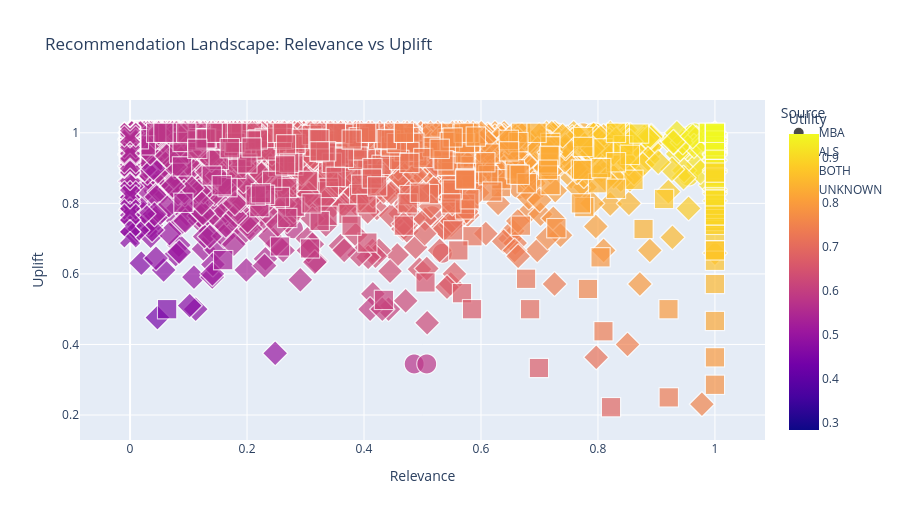
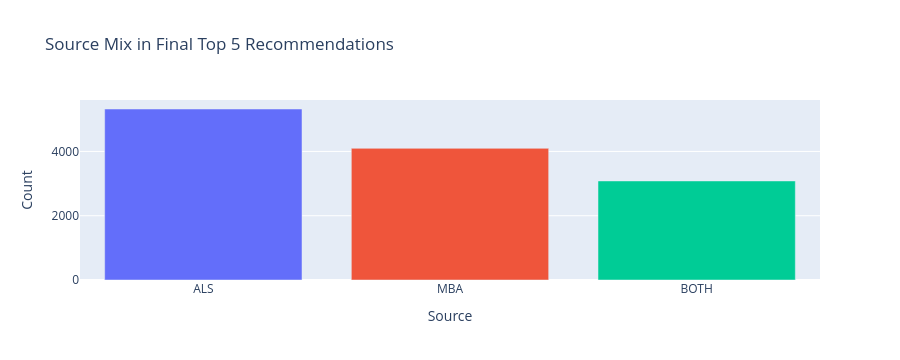

The notebook cell these images were saved under, in order:
### Code cell
sample_size = min(4000, len(scored_candidates))
scatter_sample = scored_candidates.sample(sample_size, random_state=42).copy()
scatter_sample['Source'] = scatter_sample['source_detail'].fillna('UNKNOWN')

fig_scatter = px.scatter(
    scatter_sample,
    x='Relevance',
    y='Uplift',
    color='Utility',
    symbol='Source',
    size='Normalized_Margin',
    hover_data=['household_key', 'COMMODITY_DESC', 'Context'],
    title='Recommendation Landscape: Relevance vs Uplift',
)
fig_scatter.update_layout(height=520)
fig_scatter.show()

top5_source_mix = top5['source_detail'].value_counts().rename_axis('Source').reset_index(name='Count')
fig_source = px.bar(
    top5_source_mix,
    x='Source',
    y='Count',
    color='Source',
    title='Source Mix in Final Top 5 Recommendations',
)
fig_source.update_layout(height=360, showlegend=False)
fig_source.show()

### Figure 1 — Plotly figure (JSON) as saved in the notebook; plotly's stock layout.template omitted (floating-point values rounded to 4 significant figures; data arrays with more than 128 entries replaced by an {"elided": "..."} marker saying what was removed)
{"data": [{"customdata": {"elided": "637x3 mixed values"}, "hovertemplate": "Source=MBA<br>Relevance=%{x}<br>Uplift=%{y}<br>Normalized_Margin=%{marker.size}<br>household_key=%{customdata[0]}<br>COMMODITY_DESC=%{customdata[1]}<br>Context=%{customdata[2]}<br>Utility=%{marker.color}<extra></extra>", "legendgroup": "MBA", "marker": {"color": {"elided": "637 float values"}, "coloraxis": "coloraxis", "size": {"elided": "637 float values"}, "sizemode": "area", "sizeref": 0.0025, "symbol": "circle"}, "mode": "markers", "name": "MBA", "showlegend": true, "type": "scattergl", "x": {"elided": "637 float values"}, "xaxis": "x", "y": {"elided": "637 float values"}, "yaxis": "y"}, {"customdata": {"elided": "2856x3 mixed values"}, "hovertemplate": "Source=ALS<br>Relevance=%{x}<br>Uplift=%{y}<br>Normalized_Margin=%{marker.size}<br>household_key=%{customdata[0]}<br>COMMODITY_DESC=%{customdata[1]}<br>Context=%{customdata[2]}<br>Utility=%{marker.color}<extra></extra>", "legendgroup": "ALS", "marker": {"color": {"elided": "2856 float values"}, "coloraxis": "coloraxis", "size": {"elided": "2856 float values"}, "sizemode": "area", "sizeref": 0.0025, "symbol": "diamond"}, "mode": "markers", "name": "ALS", "showlegend": true, "type": "scattergl", "x": {"elided": "2856 float values"}, "xaxis": "x", "y": {"elided": "2856 float values"}, "yaxis": "y"}, {"customdata": {"elided": "439x3 mixed values"}, "hovertemplate": "Source=BOTH<br>Relevance=%{x}<br>Uplift=%{y}<br>Normalized_Margin=%{marker.size}<br>household_key=%{customdata[0]}<br>COMMODITY_DESC=%{customdata[1]}<br>Context=%{customdata[2]}<br>Utility=%{marker.color}<extra></extra>", "legendgroup": "BOTH", "marker": {"color": {"elided": "439 float values"}, "coloraxis": "coloraxis", "size": {"elided": "439 float values"}, "sizemode": "area", "sizeref": 0.0025, "symbol": "square"}, "mode": "markers", "name": "BOTH", "showlegend": true, "type": "scattergl", "x": {"elided": "439 float values"}, "xaxis": "x", "y": {"elided": "439 float values"}, "yaxis": "y"}, {"customdata": {"elided": "68x3 mixed values"}, "hovertemplate": "Source=UNKNOWN<br>Relevance=%{x}<br>Uplift=%{y}<br>Normalized_Margin=%{marker.size}<br>household_key=%{customdata[0]}<br>COMMODITY_DESC=%{customdata[1]}<br>Context=%{customdata[2]}<br>Utility=%{marker.color}<extra></extra>", "legendgroup": "UNKNOWN", "marker": {"color": [0.545, 0.5472, 0.5411, 0.5478, 0.5423, 0.5473, 0.5409, 0.5418, 0.525, 0.505, 0.355, 0.5479, 0.5448, 0.5308, 0.3381, 0.5486, 0.555, 0.4809, 0.5464, 0.555, 0.3484, 0.5444, 0.4888, 0.5497, 0.5509, 0.3488, 0.555, 0.555, 0.5508, 0.555, 0.5469, 0.5353, 0.5486, 0.555, 0.5303, 0.5512, 0.5481, 0.3535, 0.5499, 0.5538, 0.355, 0.5523, 0.3484, 0.5133, 0.5104, 0.555, 0.5466, 0.5365, 0.555, 0.5457, 0.5515, 0.555, 0.5543, 0.5452, 0.5403, 0.5312, 0.555, 0.5007, 0.4973, 0.5498, 0.549, 0.5337, 0.5396, 0.5415, 0.5442, 0.5503, 0.5406, 0.5526], "coloraxis": "coloraxis", "size": [1.0, 1.0, 1.0, 1.0, 1.0, 1.0, 1.0, 1.0, 1.0, 1.0, 0.0, 1.0, 1.0, 1.0, 0.0, 1.0, 1.0, 1.0, 1.0, 1.0, 0.0, 1.0, 1.0, 1.0, 1.0, 0.0, 1.0, 1.0, 1.0, 1.0, 1.0, 1.0, 1.0, 1.0, 1.0, 1.0, 1.0, 0.0, 1.0, 1.0, 0.0, 1.0, 0.0, 1.0, 1.0, 1.0, 1.0, 1.0, 1.0, 1.0, 1.0, 1.0, 1.0, 1.0, 1.0, 1.0, 1.0, 1.0, 1.0, 1.0, 1.0, 1.0, 1.0, 1.0, 1.0, 1.0, 1.0, 1.0], "sizemode": "area", "sizeref": 0.0025, "symbol": "x"}, "mode": "markers", "name": "UNKNOWN", "showlegend": true, "type": "scattergl", "x": [0.0, 0.0, 0.0, 0.0, 0.0, 0.0, 0.0, 0.0, 0.0, 0.0, 0.0, 0.0, 0.0, 0.0, 0.0, 0.0, 0.0, 0.0, 0.0, 0.0, 0.0, 0.0, 0.0, 0.0, 0.0, 0.0, 0.0, 0.0, 0.0, 0.0, 0.0, 0.0, 0.0, 0.0, 0.0, 0.0, 0.0, 0.0, 0.0, 0.0, 0.0, 0.0, 0.0, 0.0, 0.0, 0.0, 0.0, 0.0, 0.0, 0.0, 0.0, 0.0, 0.0, 0.0, 0.0, 0.0, 0.0, 0.0, 0.0, 0.0, 0.0, 0.0, 0.0, 0.0, 0.0, 0.0, 0.0, 0.0], "xaxis": "x", "y": [0.96, 0.9688, 0.9444, 0.971, 0.9494, 0.9694, 0.9437, 0.9474, 0.88, 0.8, 1.0, 0.9716, 0.9592, 0.9032, 0.9325, 0.9744, 1.0, 0.7037, 0.9655, 1.0, 0.9737, 0.9574, 0.7353, 0.9786, 0.9836, 0.9752, 1.0, 1.0, 0.9833, 1.0, 0.9677, 0.9213, 0.9745, 1.0, 0.9012, 0.9846, 0.9722, 0.9939, 0.9795, 0.9952, 1.0, 0.9891, 0.9735, 0.8333, 0.8214, 1.0, 0.9663, 0.9259, 1.0, 0.963, 0.9861, 1.0, 0.9973, 0.9608, 0.9412, 0.9048, 1.0, 0.7826, 0.7692, 0.9792, 0.9762, 0.9149, 0.9384, 0.9459, 0.9569, 0.9811, 0.9423, 0.9903], "yaxis": "y"}], "layout": {"coloraxis": {"colorbar": {"title": {"text": "Utility"}}, "colorscale": [[0, "#0d0887"], [0.1111, "#46039f"], [0.2222, "#7201a8"], [0.3333, "#9c179e"], [0.4444, "#bd3786"], [0.5556, "#d8576b"], [0.6667, "#ed7953"], [0.7778, "#fb9f3a"], [0.8889, "#fdca26"], [1, "#f0f921"]]}, "height": 520, "legend": {"itemsizing": "constant", "title": {"text": "Source"}, "tracegroupgap": 0}, "title": {"text": "Recommendation Landscape: Relevance vs Uplift"}, "xaxis": {"anchor": "y", "domain": [0, 1], "title": {"text": "Relevance"}}, "yaxis": {"anchor": "x", "domain": [0, 1], "title": {"text": "Uplift"}}}}

### Figure 2 — Plotly figure (JSON) as saved in the notebook; plotly's stock layout.template omitted (floating-point values rounded to 4 significant figures)
{"data": [{"hovertemplate": "Source=%{x}<br>Count=%{y}<extra></extra>", "legendgroup": "ALS", "marker": {"color": "#636efa", "pattern": {"shape": ""}}, "name": "ALS", "orientation": "v", "showlegend": true, "textposition": "auto", "type": "bar", "x": ["ALS"], "xaxis": "x", "y": [5321], "yaxis": "y"}, {"hovertemplate": "Source=%{x}<br>Count=%{y}<extra></extra>", "legendgroup": "MBA", "marker": {"color": "#EF553B", "pattern": {"shape": ""}}, "name": "MBA", "orientation": "v", "showlegend": true, "textposition": "auto", "type": "bar", "x": ["MBA"], "xaxis": "x", "y": [4097], "yaxis": "y"}, {"hovertemplate": "Source=%{x}<br>Count=%{y}<extra></extra>", "legendgroup": "BOTH", "marker": {"color": "#00cc96", "pattern": {"shape": ""}}, "name": "BOTH", "orientation": "v", "showlegend": true, "textposition": "auto", "type": "bar", "x": ["BOTH"], "xaxis": "x", "y": [3082], "yaxis": "y"}], "layout": {"barmode": "relative", "height": 360, "legend": {"title": {"text": "Source"}, "tracegroupgap": 0}, "showlegend": false, "title": {"text": "Source Mix in Final Top 5 Recommendations"}, "xaxis": {"anchor": "y", "categoryarray": ["ALS", "MBA", "BOTH"], "categoryorder": "array", "domain": [0, 1], "title": {"text": "Source"}}, "yaxis": {"anchor": "x", "domain": [0, 1], "title": {"text": "Count"}}}}
